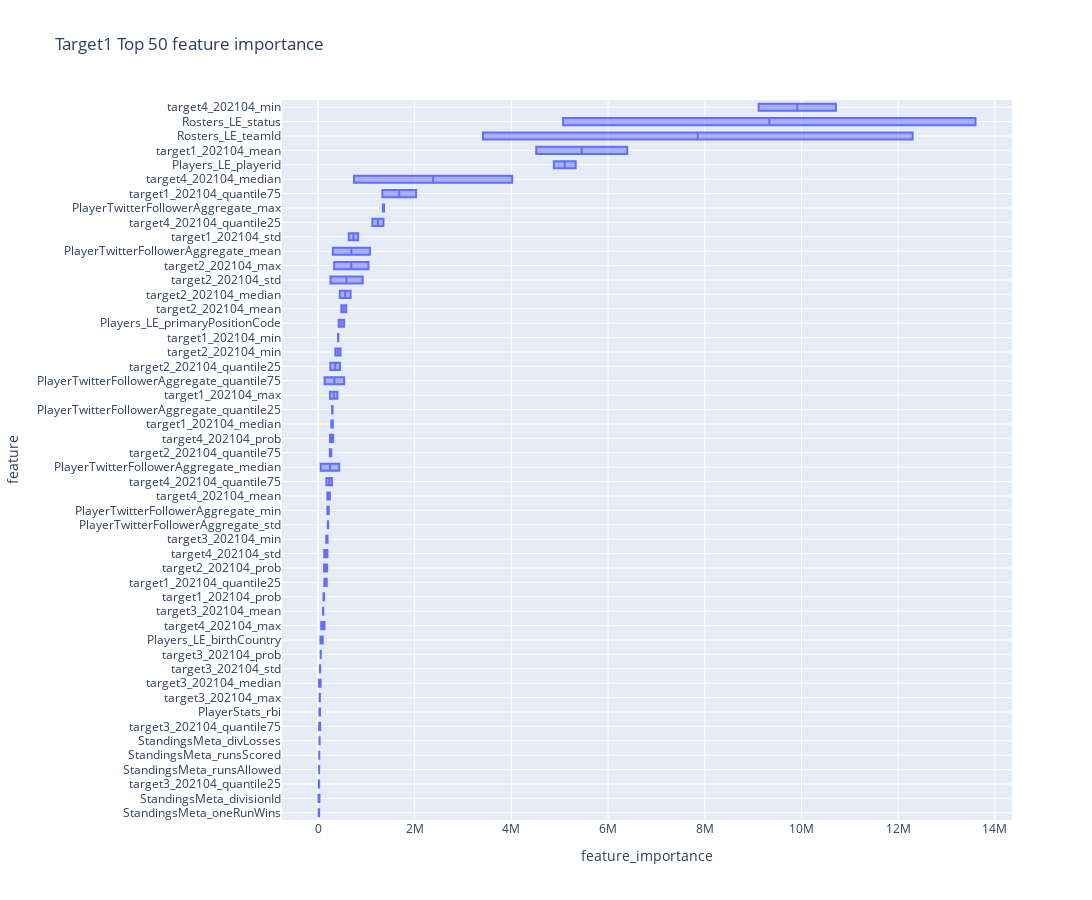
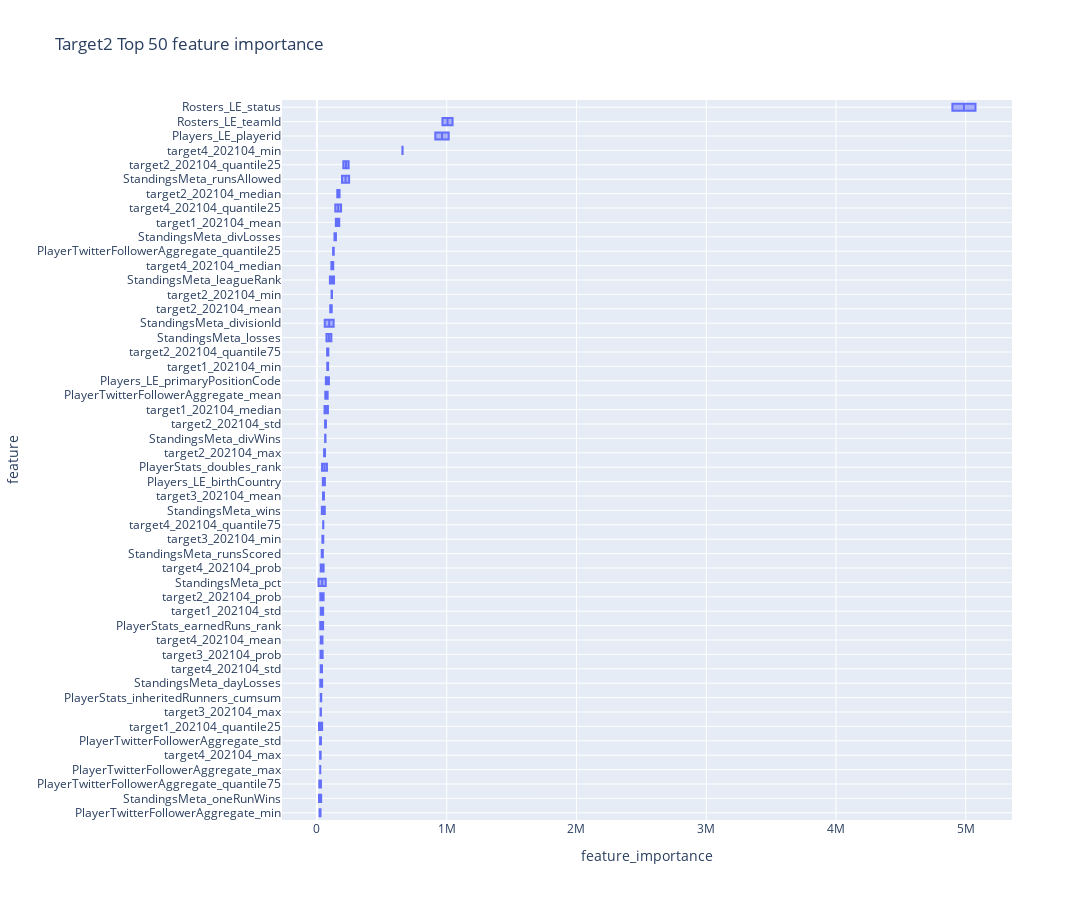
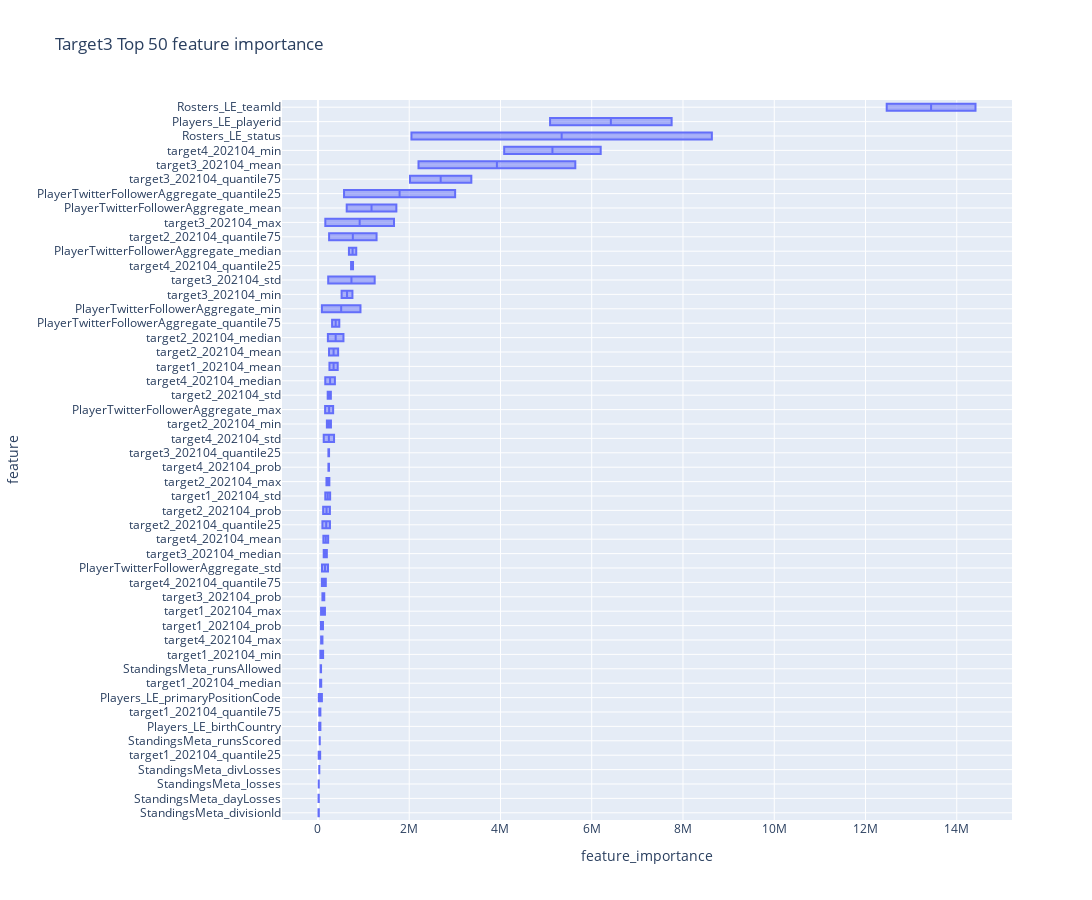
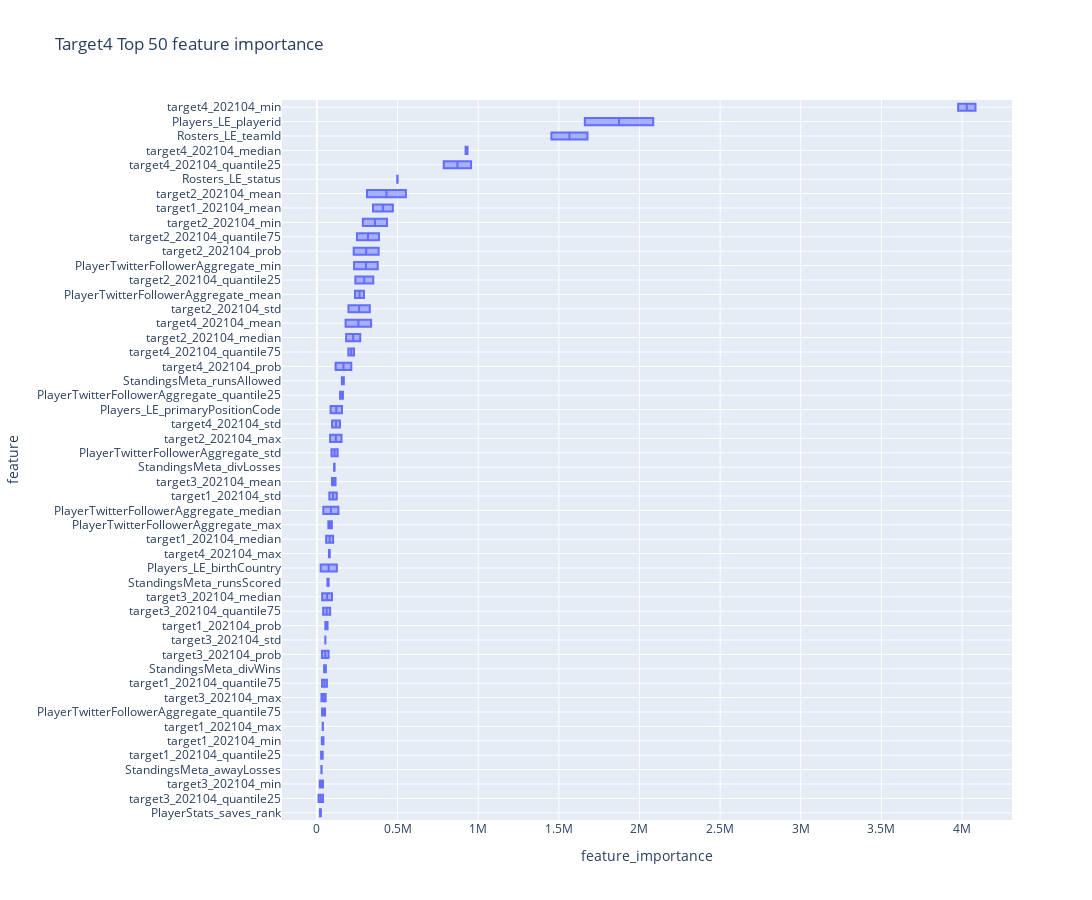

These figures' notebook cell, in order:
### Code cell
visualize_feature_importance(models, train_feat_df)

### Figure 1 — Plotly figure (JSON) as saved in the notebook; plotly's stock layout.template omitted (floating-point values rounded to 4 significant figures)
{"data": [{"alignmentgroup": "True", "hovertemplate": "feature_importance=%{x}<br>feature=%{y}<extra></extra>", "legendgroup": "", "marker": {"color": "#636efa"}, "name": "", "notched": false, "offsetgroup": "", "orientation": "h", "showlegend": false, "type": "box", "x": [4515000.0, 636000.0, 247300.0, 413800.0, 275300.0, 180000.0, 2029000.0, 125700.0, 583800.0, 258200.0, 333000.0, 356500.0, 673900.0, 454700.0, 275100.0, 188300.0, 109600.0, 45260.0, 31430.0, 197100.0, 18610.0, 16300.0, 45200.0, 56810.0, 244800.0, 129000.0, 66570.0, 10710000.0, 744400.0, 1353000.0, 173000.0, 247000.0, 3412000.0, 13600000.0, 97850.0, 427900.0, 4878000.0, 27100.0, 1073000.0, 209200.0, 1365000.0, 223000.0, 438600.0, 300700.0, 540100.0, 9769.0, 23260.0, 24670.0, 12460.0, 33000.0, 6396000.0, 829200.0, 401800.0, 420600.0, 304900.0, 130000.0, 1331000.0, 112500.0, 480800.0, 923600.0, 1043000.0, 464900.0, 450600.0, 254300.0, 245100.0, 124800.0, 103200.0, 37460.0, 38440.0, 170600.0, 53350.0, 23320.0, 22060.0, 54440.0, 190900.0, 194000.0, 134000.0, 9115000.0, 4018000.0, 1124000.0, 288600.0, 313600.0, 12300000.0, 5070000.0, 49790.0, 540000.0, 5330000.0, 40560.0, 306700.0, 203100.0, 1341000.0, 193300.0, 54510.0, 290500.0, 135700.0, 29680.0, 22390.0, 26120.0, 23250.0, 28970.0], "x0": " ", "xaxis": "x", "y": ["target1_202104_mean", "target1_202104_std", "target1_202104_max", "target1_202104_min", "target1_202104_median", "target1_202104_quantile25", "target1_202104_quantile75", "target1_202104_prob", "target2_202104_mean", "target2_202104_std", "target2_202104_max", "target2_202104_min", "target2_202104_median", "target2_202104_quantile25", "target2_202104_quantile75", "target2_202104_prob", "target3_202104_mean", "target3_202104_std", "target3_202104_max", "target3_202104_min", "target3_202104_median", "target3_202104_quantile25", "target3_202104_quantile75", "target3_202104_prob", "target4_202104_mean", "target4_202104_std", "target4_202104_max", "target4_202104_min", "target4_202104_median", "target4_202104_quantile25", "target4_202104_quantile75", "target4_202104_prob", "Rosters_LE_teamId", "Rosters_LE_status", "Players_LE_birthCountry", "Players_LE_primaryPositionCode", "Players_LE_playerid", "PlayerStats_rbi", "PlayerTwitterFollowerAggregate_mean", "PlayerTwitterFollowerAggregate_std", "PlayerTwitterFollowerAggregate_max", "PlayerTwitterFollowerAggregate_min", "PlayerTwitterFollowerAggregate_median", "PlayerTwitterFollowerAggregate_quantile25", "PlayerTwitterFollowerAggregate_quantile75", "StandingsMeta_divisionId", "StandingsMeta_runsAllowed", "StandingsMeta_runsScored", "StandingsMeta_oneRunWins", "StandingsMeta_divLosses", "target1_202104_mean", "target1_202104_std", "target1_202104_max", "target1_202104_min", "target1_202104_median", "target1_202104_quantile25", "target1_202104_quantile75", "target1_202104_prob", "target2_202104_mean", "target2_202104_std", "target2_202104_max", "target2_202104_min", "target2_202104_median", "target2_202104_quantile25", "target2_202104_quantile75", "target2_202104_prob", "target3_202104_mean", "target3_202104_std", "target3_202104_max", "target3_202104_min", "target3_202104_median", "target3_202104_quantile25", "target3_202104_quantile75", "target3_202104_prob", "target4_202104_mean", "target4_202104_std", "target4_202104_max", "target4_202104_min", "target4_202104_median", "target4_202104_quantile25", "target4_202104_quantile75", "target4_202104_prob", "Rosters_LE_teamId", "Rosters_LE_status", "Players_LE_birthCountry", "Players_LE_primaryPositionCode", "Players_LE_playerid", "PlayerStats_rbi", "PlayerTwitterFollowerAggregate_mean", "PlayerTwitterFollowerAggregate_std", "PlayerTwitterFollowerAggregate_max", "PlayerTwitterFollowerAggregate_min", "PlayerTwitterFollowerAggregate_median", "PlayerTwitterFollowerAggregate_quantile25", "PlayerTwitterFollowerAggregate_quantile75", "StandingsMeta_divisionId", "StandingsMeta_runsAllowed", "StandingsMeta_runsScored", "StandingsMeta_oneRunWins", "StandingsMeta_divLosses"], "y0": " ", "yaxis": "y"}], "layout": {"boxmode": "group", "height": 900, "legend": {"tracegroupgap": 0}, "title": {"text": "Target1 Top 50 feature importance"}, "width": 1250, "xaxis": {"anchor": "y", "domain": [0, 1], "title": {"text": "feature_importance"}}, "yaxis": {"anchor": "x", "categoryarray": ["StandingsMeta_oneRunWins", "StandingsMeta_divisionId", "target3_202104_quantile25", "StandingsMeta_runsAllowed", "StandingsMeta_runsScored", "StandingsMeta_divLosses", "target3_202104_quantile75", "PlayerStats_rbi", "target3_202104_max", "target3_202104_median", "target3_202104_std", "target3_202104_prob", "Players_LE_birthCountry", "target4_202104_max", "target3_202104_mean", "target1_202104_prob", "target1_202104_quantile25", "target2_202104_prob", "target4_202104_std", "target3_202104_min", "PlayerTwitterFollowerAggregate_std", "PlayerTwitterFollowerAggregate_min", "target4_202104_mean", "target4_202104_quantile75", "PlayerTwitterFollowerAggregate_median", "target2_202104_quantile75", "target4_202104_prob", "target1_202104_median", "PlayerTwitterFollowerAggregate_quantile25", "target1_202104_max", "PlayerTwitterFollowerAggregate_quantile75", "target2_202104_quantile25", "target2_202104_min", "target1_202104_min", "Players_LE_primaryPositionCode", "target2_202104_mean", "target2_202104_median", "target2_202104_std", "target2_202104_max", "PlayerTwitterFollowerAggregate_mean", "target1_202104_std", "target4_202104_quantile25", "PlayerTwitterFollowerAggregate_max", "target1_202104_quantile75", "target4_202104_median", "Players_LE_playerid", "target1_202104_mean", "Rosters_LE_teamId", "Rosters_LE_status", "target4_202104_min"], "categoryorder": "array", "domain": [0, 1], "showgrid": true, "title": {"text": "feature"}}}}

### Figure 2 — Plotly figure (JSON) as saved in the notebook; plotly's stock layout.template omitted (floating-point values rounded to 4 significant figures)
{"data": [{"alignmentgroup": "True", "hovertemplate": "feature_importance=%{x}<br>feature=%{y}<extra></extra>", "legendgroup": "", "marker": {"color": "#636efa"}, "name": "", "notched": false, "offsetgroup": "", "orientation": "h", "showlegend": false, "type": "box", "x": [171700.0, 29130.0, 79650.0, 58460.0, 15640.0, 102500.0, 62290.0, 62060.0, 115700.0, 174000.0, 203400.0, 78290.0, 26460.0, 53760.0, 27820.0, 41840.0, 27700.0, 29120.0, 29010.0, 28350.0, 659800.0, 111100.0, 185600.0, 48870.0, 29070.0, 1045000.0, 4897000.0, 45110.0, 68490.0, 912100.0, 29240.0, 76940.0, 47420.0, 64080.0, 30870.0, 25200.0, 20320.0, 124300.0, 30570.0, 128700.0, 99680.0, 37620.0, 73150.0, 67730.0, 192900.0, 36620.0, 15570.0, 39950.0, 63150.0, 146200.0, 145600.0, 47620.0, 85930.0, 84470.0, 39880.0, 113500.0, 69200.0, 54680.0, 112600.0, 156700.0, 244100.0, 87650.0, 51210.0, 46490.0, 30580.0, 48620.0, 43730.0, 42470.0, 38780.0, 24540.0, 658500.0, 125200.0, 141400.0, 47730.0, 51110.0, 967100.0, 5075000.0, 61040.0, 92260.0, 1015000.0, 32900.0, 39060.0, 25640.0, 82320.0, 24280.0, 25260.0, 27290.0, 129400.0, 18250.0, 59920.0, 131600.0, 60190.0, 110700.0, 11840.0, 247800.0, 45330.0, 32360.0, 25980.0, 65650.0, 135000.0], "x0": " ", "xaxis": "x", "y": ["target1_202104_mean", "target1_202104_std", "target1_202104_min", "target1_202104_median", "target1_202104_quantile25", "target2_202104_mean", "target2_202104_std", "target2_202104_max", "target2_202104_min", "target2_202104_median", "target2_202104_quantile25", "target2_202104_quantile75", "target2_202104_prob", "target3_202104_mean", "target3_202104_max", "target3_202104_min", "target3_202104_prob", "target4_202104_mean", "target4_202104_std", "target4_202104_max", "target4_202104_min", "target4_202104_median", "target4_202104_quantile25", "target4_202104_quantile75", "target4_202104_prob", "Rosters_LE_teamId", "Rosters_LE_status", "Players_LE_birthCountry", "Players_LE_primaryPositionCode", "Players_LE_playerid", "PlayerStats_inheritedRunners_cumsum", "PlayerStats_doubles_rank", "PlayerStats_earnedRuns_rank", "PlayerTwitterFollowerAggregate_mean", "PlayerTwitterFollowerAggregate_std", "PlayerTwitterFollowerAggregate_max", "PlayerTwitterFollowerAggregate_min", "PlayerTwitterFollowerAggregate_quantile25", "PlayerTwitterFollowerAggregate_quantile75", "StandingsMeta_divisionId", "StandingsMeta_leagueRank", "StandingsMeta_wins", "StandingsMeta_losses", "StandingsMeta_pct", "StandingsMeta_runsAllowed", "StandingsMeta_runsScored", "StandingsMeta_oneRunWins", "StandingsMeta_dayLosses", "StandingsMeta_divWins", "StandingsMeta_divLosses", "target1_202104_mean", "target1_202104_std", "target1_202104_min", "target1_202104_median", "target1_202104_quantile25", "target2_202104_mean", "target2_202104_std", "target2_202104_max", "target2_202104_min", "target2_202104_median", "target2_202104_quantile25", "target2_202104_quantile75", "target2_202104_prob", "target3_202104_mean", "target3_202104_max", "target3_202104_min", "target3_202104_prob", "target4_202104_mean", "target4_202104_std", "target4_202104_max", "target4_202104_min", "target4_202104_median", "target4_202104_quantile25", "target4_202104_quantile75", "target4_202104_prob", "Rosters_LE_teamId", "Rosters_LE_status", "Players_LE_birthCountry", "Players_LE_primaryPositionCode", "Players_LE_playerid", "PlayerStats_inheritedRunners_cumsum", "PlayerStats_doubles_rank", "PlayerStats_earnedRuns_rank", "PlayerTwitterFollowerAggregate_mean", "PlayerTwitterFollowerAggregate_std", "PlayerTwitterFollowerAggregate_max", "PlayerTwitterFollowerAggregate_min", "PlayerTwitterFollowerAggregate_quantile25", "PlayerTwitterFollowerAggregate_quantile75", "StandingsMeta_divisionId", "StandingsMeta_leagueRank", "StandingsMeta_wins", "StandingsMeta_losses", "StandingsMeta_pct", "StandingsMeta_runsAllowed", "StandingsMeta_runsScored", "StandingsMeta_oneRunWins", "StandingsMeta_dayLosses", "StandingsMeta_divWins", "StandingsMeta_divLosses"], "y0": " ", "yaxis": "y"}], "layout": {"boxmode": "group", "height": 900, "legend": {"tracegroupgap": 0}, "title": {"text": "Target2 Top 50 feature importance"}, "width": 1250, "xaxis": {"anchor": "y", "domain": [0, 1], "title": {"text": "feature_importance"}}, "yaxis": {"anchor": "x", "categoryarray": ["PlayerTwitterFollowerAggregate_min", "StandingsMeta_oneRunWins", "PlayerTwitterFollowerAggregate_quantile75", "PlayerTwitterFollowerAggregate_max", "target4_202104_max", "PlayerTwitterFollowerAggregate_std", "target1_202104_quantile25", "target3_202104_max", "PlayerStats_inheritedRunners_cumsum", "StandingsMeta_dayLosses", "target4_202104_std", "target3_202104_prob", "target4_202104_mean", "PlayerStats_earnedRuns_rank", "target1_202104_std", "target2_202104_prob", "StandingsMeta_pct", "target4_202104_prob", "StandingsMeta_runsScored", "target3_202104_min", "target4_202104_quantile75", "StandingsMeta_wins", "target3_202104_mean", "Players_LE_birthCountry", "PlayerStats_doubles_rank", "target2_202104_max", "StandingsMeta_divWins", "target2_202104_std", "target1_202104_median", "PlayerTwitterFollowerAggregate_mean", "Players_LE_primaryPositionCode", "target1_202104_min", "target2_202104_quantile75", "StandingsMeta_losses", "StandingsMeta_divisionId", "target2_202104_mean", "target2_202104_min", "StandingsMeta_leagueRank", "target4_202104_median", "PlayerTwitterFollowerAggregate_quantile25", "StandingsMeta_divLosses", "target1_202104_mean", "target4_202104_quantile25", "target2_202104_median", "StandingsMeta_runsAllowed", "target2_202104_quantile25", "target4_202104_min", "Players_LE_playerid", "Rosters_LE_teamId", "Rosters_LE_status"], "categoryorder": "array", "domain": [0, 1], "showgrid": true, "title": {"text": "feature"}}}}

### Figure 3 — Plotly figure (JSON) as saved in the notebook; plotly's stock layout.template omitted (floating-point values rounded to 4 significant figures)
{"data": [{"alignmentgroup": "True", "hovertemplate": "feature_importance=%{x}<br>feature=%{y}<extra></extra>", "legendgroup": "", "marker": {"color": "#636efa"}, "name": "", "notched": false, "offsetgroup": "", "orientation": "h", "showlegend": false, "type": "box", "x": [433100.0, 267100.0, 153400.0, 112900.0, 71540.0, 48540.0, 52920.0, 110000.0, 442300.0, 282800.0, 249900.0, 195600.0, 559000.0, 263300.0, 1285000.0, 261800.0, 5640000.0, 1244000.0, 1667000.0, 755600.0, 195100.0, 229300.0, 2018000.0, 138300.0, 224000.0, 352800.0, 98440.0, 6197000.0, 371800.0, 768500.0, 172300.0, 229700.0, 12460000.0, 8633000.0, 53350.0, 86570.0, 7751000.0, 1718000.0, 219900.0, 332800.0, 931800.0, 839400.0, 3006000.0, 309800.0, 18560.0, 17910.0, 67970.0, 39550.0, 12990.0, 28800.0, 251900.0, 160700.0, 68410.0, 54270.0, 47730.0, 15840.0, 29370.0, 65850.0, 242800.0, 213700.0, 186800.0, 284900.0, 217700.0, 97710.0, 244400.0, 114000.0, 2204000.0, 224600.0, 161400.0, 518300.0, 126400.0, 243500.0, 3361000.0, 97860.0, 119100.0, 126400.0, 69740.0, 4081000.0, 160300.0, 726000.0, 86160.0, 241800.0, 14410000.0, 2049000.0, 27660.0, 18550.0, 5087000.0, 630100.0, 88920.0, 156400.0, 86400.0, 679000.0, 571700.0, 467800.0, 12050.0, 16870.0, 59790.0, 38580.0, 18160.0, 29380.0], "x0": " ", "xaxis": "x", "y": ["target1_202104_mean", "target1_202104_std", "target1_202104_max", "target1_202104_min", "target1_202104_median", "target1_202104_quantile25", "target1_202104_quantile75", "target1_202104_prob", "target2_202104_mean", "target2_202104_std", "target2_202104_max", "target2_202104_min", "target2_202104_median", "target2_202104_quantile25", "target2_202104_quantile75", "target2_202104_prob", "target3_202104_mean", "target3_202104_std", "target3_202104_max", "target3_202104_min", "target3_202104_median", "target3_202104_quantile25", "target3_202104_quantile75", "target3_202104_prob", "target4_202104_mean", "target4_202104_std", "target4_202104_max", "target4_202104_min", "target4_202104_median", "target4_202104_quantile25", "target4_202104_quantile75", "target4_202104_prob", "Rosters_LE_teamId", "Rosters_LE_status", "Players_LE_birthCountry", "Players_LE_primaryPositionCode", "Players_LE_playerid", "PlayerTwitterFollowerAggregate_mean", "PlayerTwitterFollowerAggregate_std", "PlayerTwitterFollowerAggregate_max", "PlayerTwitterFollowerAggregate_min", "PlayerTwitterFollowerAggregate_median", "PlayerTwitterFollowerAggregate_quantile25", "PlayerTwitterFollowerAggregate_quantile75", "StandingsMeta_divisionId", "StandingsMeta_losses", "StandingsMeta_runsAllowed", "StandingsMeta_runsScored", "StandingsMeta_dayLosses", "StandingsMeta_divLosses", "target1_202104_mean", "target1_202104_std", "target1_202104_max", "target1_202104_min", "target1_202104_median", "target1_202104_quantile25", "target1_202104_quantile75", "target1_202104_prob", "target2_202104_mean", "target2_202104_std", "target2_202104_max", "target2_202104_min", "target2_202104_median", "target2_202104_quantile25", "target2_202104_quantile75", "target2_202104_prob", "target3_202104_mean", "target3_202104_std", "target3_202104_max", "target3_202104_min", "target3_202104_median", "target3_202104_quantile25", "target3_202104_quantile75", "target3_202104_prob", "target4_202104_mean", "target4_202104_std", "target4_202104_max", "target4_202104_min", "target4_202104_median", "target4_202104_quantile25", "target4_202104_quantile75", "target4_202104_prob", "Rosters_LE_teamId", "Rosters_LE_status", "Players_LE_birthCountry", "Players_LE_primaryPositionCode", "Players_LE_playerid", "PlayerTwitterFollowerAggregate_mean", "PlayerTwitterFollowerAggregate_std", "PlayerTwitterFollowerAggregate_max", "PlayerTwitterFollowerAggregate_min", "PlayerTwitterFollowerAggregate_median", "PlayerTwitterFollowerAggregate_quantile25", "PlayerTwitterFollowerAggregate_quantile75", "StandingsMeta_divisionId", "StandingsMeta_losses", "StandingsMeta_runsAllowed", "StandingsMeta_runsScored", "StandingsMeta_dayLosses", "StandingsMeta_divLosses"], "y0": " ", "yaxis": "y"}], "layout": {"boxmode": "group", "height": 900, "legend": {"tracegroupgap": 0}, "title": {"text": "Target3 Top 50 feature importance"}, "width": 1250, "xaxis": {"anchor": "y", "domain": [0, 1], "title": {"text": "feature_importance"}}, "yaxis": {"anchor": "x", "categoryarray": ["StandingsMeta_divisionId", "StandingsMeta_dayLosses", "StandingsMeta_losses", "StandingsMeta_divLosses", "target1_202104_quantile25", "StandingsMeta_runsScored", "Players_LE_birthCountry", "target1_202104_quantile75", "Players_LE_primaryPositionCode", "target1_202104_median", "StandingsMeta_runsAllowed", "target1_202104_min", "target4_202104_max", "target1_202104_prob", "target1_202104_max", "target3_202104_prob", "target4_202104_quantile75", "PlayerTwitterFollowerAggregate_std", "target3_202104_median", "target4_202104_mean", "target2_202104_quantile25", "target2_202104_prob", "target1_202104_std", "target2_202104_max", "target4_202104_prob", "target3_202104_quantile25", "target4_202104_std", "target2_202104_min", "PlayerTwitterFollowerAggregate_max", "target2_202104_std", "target4_202104_median", "target1_202104_mean", "target2_202104_mean", "target2_202104_median", "PlayerTwitterFollowerAggregate_quantile75", "PlayerTwitterFollowerAggregate_min", "target3_202104_min", "target3_202104_std", "target4_202104_quantile25", "PlayerTwitterFollowerAggregate_median", "target2_202104_quantile75", "target3_202104_max", "PlayerTwitterFollowerAggregate_mean", "PlayerTwitterFollowerAggregate_quantile25", "target3_202104_quantile75", "target3_202104_mean", "target4_202104_min", "Rosters_LE_status", "Players_LE_playerid", "Rosters_LE_teamId"], "categoryorder": "array", "domain": [0, 1], "showgrid": true, "title": {"text": "feature"}}}}

### Figure 4 — Plotly figure (JSON) as saved in the notebook; plotly's stock layout.template omitted (floating-point values rounded to 4 significant figures)
{"data": [{"alignmentgroup": "True", "hovertemplate": "feature_importance=%{x}<br>feature=%{y}<extra></extra>", "legendgroup": "", "marker": {"color": "#636efa"}, "name": "", "notched": false, "offsetgroup": "", "orientation": "h", "showlegend": false, "type": "box", "x": [470800.0, 122900.0, 35690.0, 40670.0, 57000.0, 25990.0, 61890.0, 65990.0, 551700.0, 327900.0, 152600.0, 434500.0, 268600.0, 349400.0, 384900.0, 382800.0, 115400.0, 52470.0, 54300.0, 17520.0, 93520.0, 37800.0, 82060.0, 72300.0, 336000.0, 143000.0, 79650.0, 4083000.0, 933700.0, 955900.0, 230000.0, 213200.0, 1678000.0, 500300.0, 123600.0, 155400.0, 2085000.0, 24470.0, 292000.0, 128700.0, 92620.0, 377100.0, 39730.0, 143400.0, 31810.0, 167000.0, 72640.0, 29080.0, 44720.0, 106400.0, 347600.0, 77030.0, 37190.0, 30450.0, 100500.0, 35850.0, 31700.0, 52420.0, 310300.0, 195600.0, 81750.0, 284800.0, 181100.0, 238400.0, 248100.0, 228100.0, 93470.0, 52320.0, 28120.0, 37690.0, 32580.0, 9814.0, 38670.0, 31180.0, 177600.0, 94140.0, 74550.0, 3976000.0, 921700.0, 786500.0, 194800.0, 116000.0, 1454000.0, 498000.0, 23210.0, 84650.0, 1661000.0, 18730.0, 236200.0, 90330.0, 70900.0, 230300.0, 133200.0, 161300.0, 50200.0, 154700.0, 65310.0, 27570.0, 55500.0, 109600.0], "x0": " ", "xaxis": "x", "y": ["target1_202104_mean", "target1_202104_std", "target1_202104_max", "target1_202104_min", "target1_202104_median", "target1_202104_quantile25", "target1_202104_quantile75", "target1_202104_prob", "target2_202104_mean", "target2_202104_std", "target2_202104_max", "target2_202104_min", "target2_202104_median", "target2_202104_quantile25", "target2_202104_quantile75", "target2_202104_prob", "target3_202104_mean", "target3_202104_std", "target3_202104_max", "target3_202104_min", "target3_202104_median", "target3_202104_quantile25", "target3_202104_quantile75", "target3_202104_prob", "target4_202104_mean", "target4_202104_std", "target4_202104_max", "target4_202104_min", "target4_202104_median", "target4_202104_quantile25", "target4_202104_quantile75", "target4_202104_prob", "Rosters_LE_teamId", "Rosters_LE_status", "Players_LE_birthCountry", "Players_LE_primaryPositionCode", "Players_LE_playerid", "PlayerStats_saves_rank", "PlayerTwitterFollowerAggregate_mean", "PlayerTwitterFollowerAggregate_std", "PlayerTwitterFollowerAggregate_max", "PlayerTwitterFollowerAggregate_min", "PlayerTwitterFollowerAggregate_median", "PlayerTwitterFollowerAggregate_quantile25", "PlayerTwitterFollowerAggregate_quantile75", "StandingsMeta_runsAllowed", "StandingsMeta_runsScored", "StandingsMeta_awayLosses", "StandingsMeta_divWins", "StandingsMeta_divLosses", "target1_202104_mean", "target1_202104_std", "target1_202104_max", "target1_202104_min", "target1_202104_median", "target1_202104_quantile25", "target1_202104_quantile75", "target1_202104_prob", "target2_202104_mean", "target2_202104_std", "target2_202104_max", "target2_202104_min", "target2_202104_median", "target2_202104_quantile25", "target2_202104_quantile75", "target2_202104_prob", "target3_202104_mean", "target3_202104_std", "target3_202104_max", "target3_202104_min", "target3_202104_median", "target3_202104_quantile25", "target3_202104_quantile75", "target3_202104_prob", "target4_202104_mean", "target4_202104_std", "target4_202104_max", "target4_202104_min", "target4_202104_median", "target4_202104_quantile25", "target4_202104_quantile75", "target4_202104_prob", "Rosters_LE_teamId", "Rosters_LE_status", "Players_LE_birthCountry", "Players_LE_primaryPositionCode", "Players_LE_playerid", "PlayerStats_saves_rank", "PlayerTwitterFollowerAggregate_mean", "PlayerTwitterFollowerAggregate_std", "PlayerTwitterFollowerAggregate_max", "PlayerTwitterFollowerAggregate_min", "PlayerTwitterFollowerAggregate_median", "PlayerTwitterFollowerAggregate_quantile25", "PlayerTwitterFollowerAggregate_quantile75", "StandingsMeta_runsAllowed", "StandingsMeta_runsScored", "StandingsMeta_awayLosses", "StandingsMeta_divWins", "StandingsMeta_divLosses"], "y0": " ", "yaxis": "y"}], "layout": {"boxmode": "group", "height": 900, "legend": {"tracegroupgap": 0}, "title": {"text": "Target4 Top 50 feature importance"}, "width": 1250, "xaxis": {"anchor": "y", "domain": [0, 1], "title": {"text": "feature_importance"}}, "yaxis": {"anchor": "x", "categoryarray": ["PlayerStats_saves_rank", "target3_202104_quantile25", "target3_202104_min", "StandingsMeta_awayLosses", "target1_202104_quantile25", "target1_202104_min", "target1_202104_max", "PlayerTwitterFollowerAggregate_quantile75", "target3_202104_max", "target1_202104_quantile75", "StandingsMeta_divWins", "target3_202104_prob", "target3_202104_std", "target1_202104_prob", "target3_202104_quantile75", "target3_202104_median", "StandingsMeta_runsScored", "Players_LE_birthCountry", "target4_202104_max", "target1_202104_median", "PlayerTwitterFollowerAggregate_max", "PlayerTwitterFollowerAggregate_median", "target1_202104_std", "target3_202104_mean", "StandingsMeta_divLosses", "PlayerTwitterFollowerAggregate_std", "target2_202104_max", "target4_202104_std", "Players_LE_primaryPositionCode", "PlayerTwitterFollowerAggregate_quantile25", "StandingsMeta_runsAllowed", "target4_202104_prob", "target4_202104_quantile75", "target2_202104_median", "target4_202104_mean", "target2_202104_std", "PlayerTwitterFollowerAggregate_mean", "target2_202104_quantile25", "PlayerTwitterFollowerAggregate_min", "target2_202104_prob", "target2_202104_quantile75", "target2_202104_min", "target1_202104_mean", "target2_202104_mean", "Rosters_LE_status", "target4_202104_quantile25", "target4_202104_median", "Rosters_LE_teamId", "Players_LE_playerid", "target4_202104_min"], "categoryorder": "array", "domain": [0, 1], "showgrid": true, "title": {"text": "feature"}}}}
